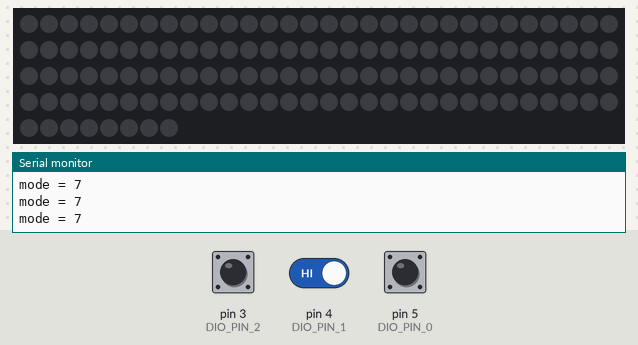
Simulated run of this sketch. Board: Arduino Uno, built with avr-gcc and run on an emulated ATmega328P. Shown: 128 RGB LEDs in strip order, left to right, continuing on the next row, the last lines printed to the serial monitor. The test bench sets the inputs (shaded band); at power-on: pin 3 (DIO_PIN_2) HIGH, pin 4 (DIO_PIN_1) HIGH, pin 5 (DIO_PIN_0) HIGH. Dim RGB values are drawn brighter than linear.

Above: at 1.2 s.
1.3 s: pin 3 (DIO_PIN_2) pulled LOW for 0.15 s
At 1.47 s:
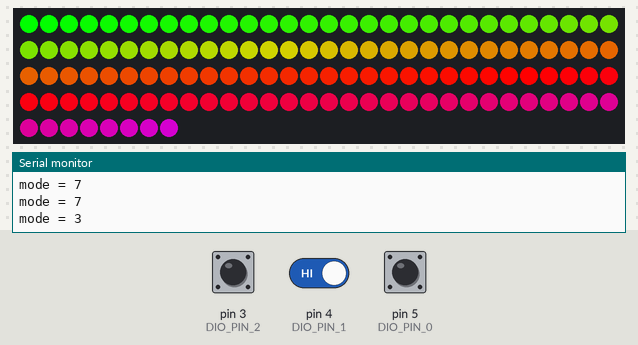
2.0 s: pin 3 (DIO_PIN_2) driven LOW and pin 4 (DIO_PIN_1) driven LOW
4.6 s: pin 3 (DIO_PIN_2) driven HIGH
At 6.0 s:
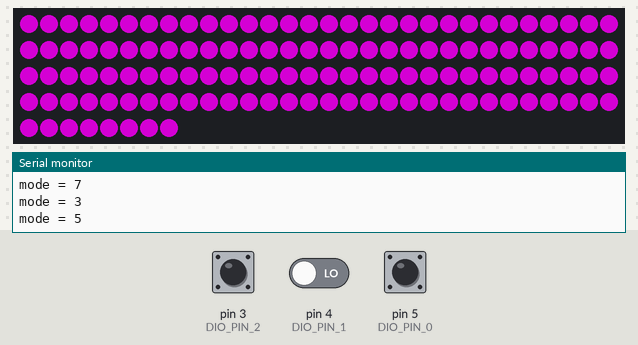
7.1 s: pin 3 (DIO_PIN_2) driven LOW
At 8.13 s:
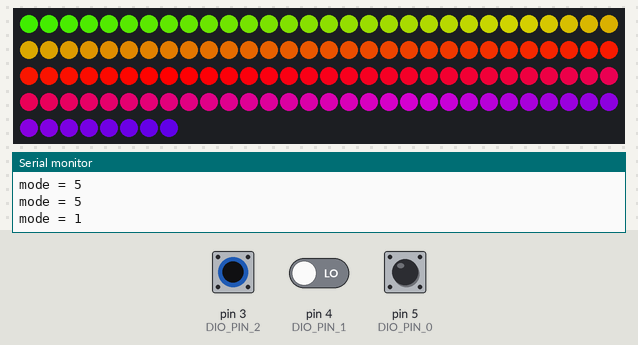
10.1 s: pin 5 (DIO_PIN_0) pulled LOW for 3.2 s
At 12.5 s:
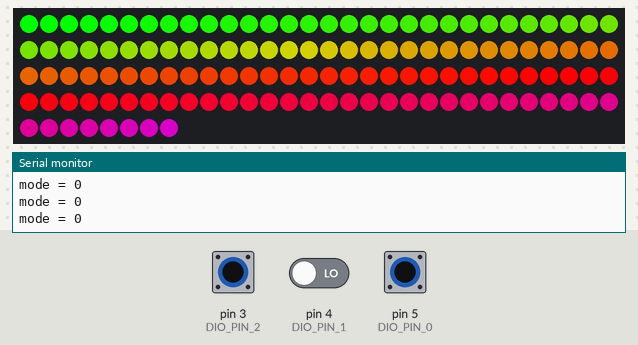
13.9 s: pin 3 (DIO_PIN_2) driven HIGH and pin 4 (DIO_PIN_1) driven HIGH and pin 5 (DIO_PIN_0) driven LOW
At 17.77 s:
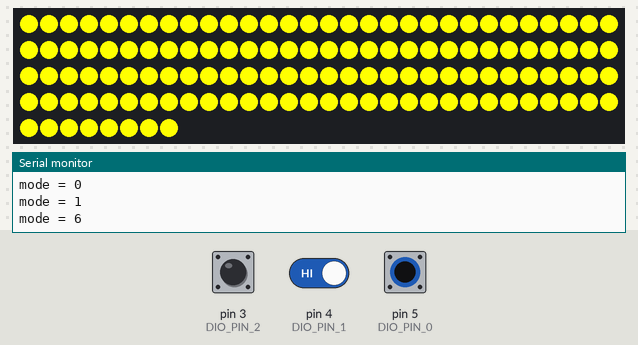
Timing chart, 0 to 17.9 s (numbered marks = the images above; inputs shaded):
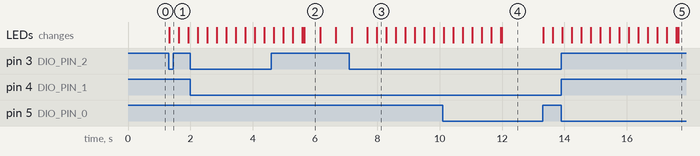

The sketch:

LEDstrip.ino
```cpp
const int DIO_PIN_0 = 5;
const int DIO_PIN_1 = 4;
const int DIO_PIN_2 = 3;

const int MODE_OFF = 0;
const int MODE_AUTO = 1;
const int MODE_TELEOP_NORMAL = 2;
const int MODE_TELEOP_BALANCING = 3;
const int MODE_TELEOP_HOLD_POSITION = 4;
const int MODE_PURPLE_FOR_CUBE = 5;
const int MODE_YELLOW_FOR_CONE = 6;
const int MODE_UNUSED_7 = 7;

#include <Adafruit_NeoPixel.h>

#define LED_PIN 7
#define LED_COUNT 128

Adafruit_NeoPixel strip(LED_COUNT, LED_PIN, NEO_GRB + NEO_KHZ800);

void setup() {
  Serial.begin(9600);
  pinMode(DIO_PIN_0, INPUT_PULLUP);
  pinMode(DIO_PIN_1, INPUT_PULLUP);
  pinMode(DIO_PIN_2, INPUT_PULLUP);

  strip.begin();
  strip.show();  // Initialize all pixels to off
}
int getMode() {
  int result = 0;
  int value = 0;

  result = digitalRead(DIO_PIN_2);
  value = digitalRead(DIO_PIN_1);
  result *= 2;
  result |= value;
  value = digitalRead(DIO_PIN_0);
  result *= 2;
  result |= value;

  return result;
}

void rainbowSequence(uint8_t wait) {
  uint16_t i, j;

  for (j = 0; j < 256; j++) {
    for (i = 0; i < strip.numPixels(); i++) {
      strip.setPixelColor(i, Wheel((i + j) & 255));
    }
    strip.show();
    delay(wait);
  }
}

uint32_t Wheel(byte WheelPos) {
  if (WheelPos < 85) {
    return strip.Color(WheelPos * 3, 255 - WheelPos * 3, 0);
  } else if (WheelPos < 170) {
    WheelPos -= 85;
    return strip.Color(255 - WheelPos * 3, 0, WheelPos * 3);
  } else {
    WheelPos -= 170;
    return strip.Color(0, WheelPos * 3, 255 - WheelPos * 3);
  }
}

void yellowblueSequence(uint8_t wait) {
  uint16_t i, j;

  for (j = 0; j < 256; j++) {
    for (i = 0; i < strip.numPixels(); i++) {
      strip.setPixelColor(i, Wheel((i + j) & 255));
    }
    strip.show();
    delay(wait);
  }
}


void loop() {

  int mode = getMode();
  Serial.print("mode = ");
  Serial.println(mode);

  switch (mode) {
    case MODE_OFF:
      break;

    case MODE_AUTO:
      rainbowSequence(10);
      break;

    case MODE_TELEOP_NORMAL:  //it would just be smarter to have one color actually since the shoulder is broken
      yellowblueSequence(10);
      break;

    case MODE_TELEOP_BALANCING:
      rainbowSequence(10);
      break;

    case MODE_TELEOP_HOLD_POSITION:
      rainbowSequence(10);
      break;

    case MODE_PURPLE_FOR_CUBE:
      // Set all LEDS to purple
      for (int i = 0; i < LED_COUNT; i++) {
        strip.setPixelColor(i, 128, 0, 128);
      }

      strip.show();  // Display the purple color on all LEDs
      delay(500);    // Wait for 500 milliseconds (0.5 seconds)

      // Turn all LEDs off
      for (int i = 0; i < LED_COUNT; i++) {
        strip.setPixelColor(i, 0, 0, 0);
      }
      strip.show();  // Turn off all LEDs
      delay(500);    // Wait for 500 milliseconds (0.5 seconds)
      break;

    case MODE_YELLOW_FOR_CONE:
      // Set all LEDS to yellow
      for (int i = 0; i < LED_COUNT; i++) {
        strip.setPixelColor(i, 255, 255, 0);
      }

      strip.show();  // Display the purple color on all LEDs
      delay(500);    // Wait for 500 milliseconds (0.5 seconds)

      // Turn all LEDs off
      for (int i = 0; i < LED_COUNT; i++) {
        strip.setPixelColor(i, 0, 0, 0);
      }

      strip.show();  // Turn off all LEDs
      delay(500);    // Wait for 500 milliseconds (0.5 seconds)
      break;

    case MODE_UNUSED_7:
    default:
      break;
  }
}
```

Measured:
- after the input at 1.3 s, the LEDs: change at once (image 1)
- after the input at 4.6 s, the LEDs: first differ from a run without the input after 1.1 s (image 2)
- after the input at 7.1 s, the LEDs: first differ from a run without the input after 0.58 s (image 3 shows a later state)
- after the input at 13.9 s, the LEDs: first differ from a run without the input after 3.8 s (image 5)
- what the display in image 2 shows lasts 0.5 s, from 5.7 s to 6.2 s
